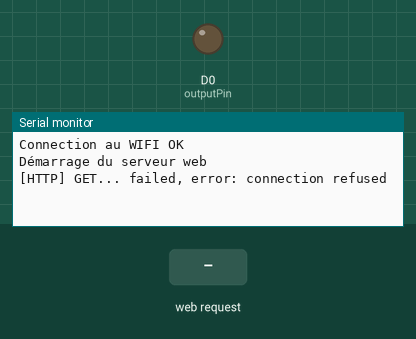
This sketch was run on a simulated ESP8266 (NodeMCU). Shown: output pins drawn as LEDs (lit = HIGH), the last lines printed to the serial monitor. Inputs (shaded band) come from the test bench. WiFi joins after 1.5 s; servers stay silent unless stated.

Above: at 2.7 s.
2.8 s: HTTP request GET / received
At 3.5 s:
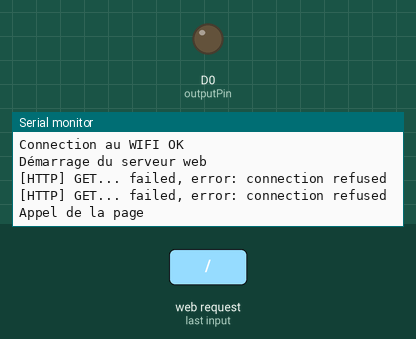
4.3 s: HTTP request GET /api/info received
At 4.56 s:
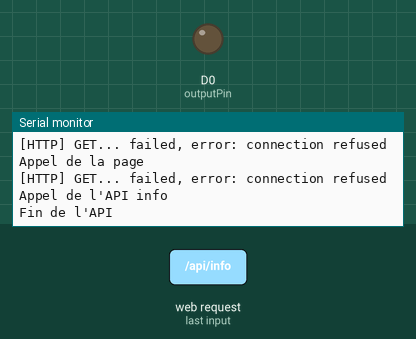
5.8 s: HTTP request GET /api/param received
At 6.5 s:
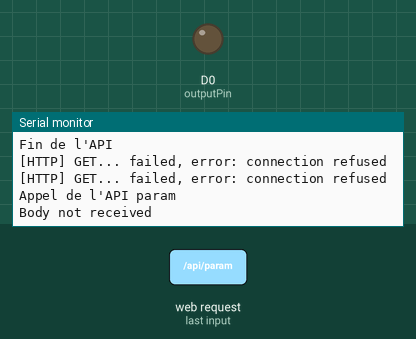

The sketch:

ESPRouterPV-client.ino
```cpp
#include <ArduinoOTA.h>
#include <WiFiUdp.h>

#include "ESP8266WiFi.h"
#include <WiFiManager.h>
#include <ESP8266WebServer.h>
#include <ArduinoJson.h>
#include <ESP8266HTTPClient.h>
#include <RBDdimmer.h>//librarie pour dimmer
#define outputPin  D0
#define zerocross  D1
dimmerLamp dimmer(outputPin, zerocross); //initialase port for dimmer for ESP8266, ESP32, Arduino due boards
int Delaisajustdimmer = 1000;

ESP8266WebServer server(80); //server web

WiFiManager wifiManager;
String msgweb;
StaticJsonDocument<16> filter;

const byte tab_Routeur_size = 48;
StaticJsonDocument<tab_Routeur_size> Tab_Routeur;
int VO2 = 0;
int MANUAL = 0;

void setup() {
  WiFi.mode(WIFI_STA);
  Serial.begin(9600); //Permet la communication en serial

  dimmer.begin(NORMAL_MODE, ON); //dimmer initialisation: name.begin(MODE, STATE)
  dimmer.setPower(0);
  dimmer.setState(OFF);

  // put your setup code here, to run once:
  //Création du point d'accès
  wifiManager.setConnectTimeout(60);
  wifiManager.setTimeout(60);
  wifiManager.autoConnect("RouteurPV_connecte_client");
  if (WiFi.status()!= WL_CONNECTED){
    ESP.reset();
  }
  Serial.println("Connection au WIFI OK");
  Serial.println("Démarrage du serveur web");
  server.on("/", result);
  server.on("/api/info", sendRouteur);
  server.on("/api/param", paramRouteur);
  server.begin();

  ArduinoOTA.setHostname("ESPRooterPVClient");
  ArduinoOTA.onStart([]() {
    Serial.println("OTA Start");
  });
  ArduinoOTA.onEnd([]() {
    Serial.println("\nOTA End");
  });
  ArduinoOTA.onProgress([](unsigned int progress, unsigned int total) {
    Serial.printf("Progress: %u%%\r", (progress / (total / 100)));
  });
  ArduinoOTA.onError([](ota_error_t error) {
    Serial.printf("Error[%u]: ", error);
    if (error == OTA_AUTH_ERROR) Serial.println("Auth Failed");
    else if (error == OTA_BEGIN_ERROR) Serial.println("Begin Failed");
    else if (error == OTA_CONNECT_ERROR) Serial.println("Connect Failed");
    else if (error == OTA_RECEIVE_ERROR) Serial.println("Receive Failed");
    else if (error == OTA_END_ERROR) Serial.println("End Failed");
  });
  ArduinoOTA.begin();
/*  Tab_Routeur["FID"]=0;
  Tab_Routeur["EIB"]=0;
  Tab_Routeur["MPC"]=0;
  Tab_Routeur["REE"]=0;
  Tab_Routeur["POR"]=0;
  Tab_Routeur["SPL"]=0;*/
  filter["VO2"] = true;
  Tab_Routeur["VO2"]=0;

}

void loop() {
  static unsigned long Millisajustdimmer = 0;
  // put your main code here, to run repeatedly:
  server.handleClient();
  ArduinoOTA.handle();

  WiFiClient client;
  HTTPClient http;
  if (millis()-Millisajustdimmer>=Delaisajustdimmer){
    Millisajustdimmer = millis();
    if (http.begin(client, "http://192.168.1.221/api/routeur")) {  // connexion sur l'esp du routeur tignous
      int httpCode = http.GET(); // récupération des infos du routerur tignous
      if (httpCode > 0) { // httpCode will be negative on error
        if (httpCode == HTTP_CODE_OK || httpCode == HTTP_CODE_MOVED_PERMANENTLY) {
          msgweb = http.getString(); // récupération du résultat
          Serial.println("message : " + msgweb);
          DeserializationError error = deserializeJson(Tab_Routeur, msgweb, DeserializationOption::Filter(filter));
          if (error) {
            Serial.println("Impossible de lire le JSON");
            Serial.println(error.c_str());
          }else {

            if (MANUAL >= Tab_Routeur["VO2"]){
              Tab_Routeur["VO2"]=MANUAL;
            }
            VO2 = Tab_Routeur["VO2"];
            Serial.println("VO2 : "+ (String) VO2);
            if (VO2 > 0) {
              dimmer.setPower(VO2);
              Serial.println("% à router : " + dimmer.getPower() );
              dimmer.setState(ON);
              Delaisajustdimmer = 1000;
            }else{
              Serial.println("router Off");
              dimmer.setState(OFF);
              Delaisajustdimmer = 10000;
            }
          }
        }
      } else {
        Serial.printf("[HTTP] GET... failed, error: %s\n", http.errorToString(httpCode).c_str());
      }
    }
    http.end();
  }
}

void result () {
  Serial.println ("Appel de la page");
  //server.setContentLength(CONTENT_LENGTH_UNKNOWN);
  server.send(200, "text/html","<html lang=\"fr\"><head><meta http-equiv=\"refresh\" content=\"1\"></head><body>" + msgweb + "</body></html>");

}

void sendRouteur () {
  char json [tab_Routeur_size];
  Serial.println ("Appel de l'API info");
  serializeJson(Tab_Routeur,json);
  server.send(200, "application/json",json);
  Serial.println("Fin de l'API");
}
void paramRouteur () {
  char json [64];
  StaticJsonDocument<64>  ratio_update;
  Serial.println ("Appel de l'API param");
  if (server.hasArg("plain")== false){ //Check if body received
    Serial.print("Body not received");
    ratio_update["error"] = 1;
    return;
  }
  DeserializationError error = deserializeJson(ratio_update, server.arg("plain"));
  if (error) {
    Serial.println("Impossible de lire le JSON - Impossible to read JSON file");
    Serial.println(error.c_str());
    ratio_update["error"] = 1;
  } else {
    MANUAL = ratio_update["ratio"];
    ratio_update["error"] = 0;
  }
    serializeJson(ratio_update,json);
    server.send(200, "application/json", json);
    Delaisajustdimmer = 1;
  Serial.println("Fin de l'API");
}
```

Measured:
- after the input at 2.8 s, the serial monitor: prints a new line at once (image 1)
- after the input at 4.3 s, the serial monitor: prints a new line at once (image 2)
- after the input at 5.8 s, the serial monitor: prints a new line at once (image 3)
